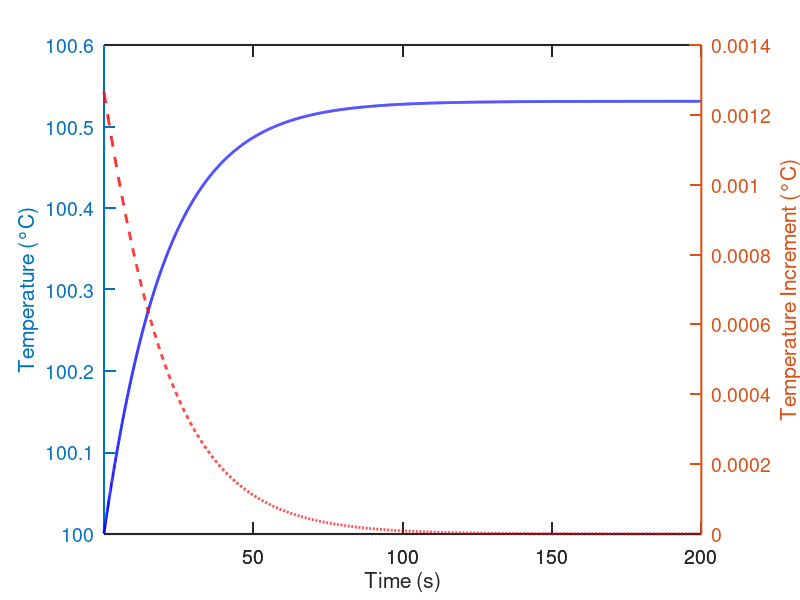

Source code (MATLAB):
#!/usr/bin/env -S octave --no-gui --quiet
set(0, "defaultfigurevisible", "off");  % hide figure window

T_initial = 100;
T_ambient = 25;

k         = 0.05;
dt        = 0.05;
t_end     = 200;

t    = 0 : dt : t_end;
T    = zeros(size(t));
dT   = zeros(size(t));
T(1) = T_initial;

for i = 1:length(t)-1
    %dTdt = -k * (T(i) - T_ambient);
    dTdt = -k * sin(T(i));
    dT(i+1) = dTdt * dt;
    T(i+1) = T(i) + dTdt * dt;
end

% Remove first element to match length
t(1) = [];
T(1) = [];
dT(1) = [];

[ax, h1, h2] = plotyy(t, T, t, dT); 

% Set styles
set(h1, 'LineStyle', '-',  'Color', 'b', 'LineWidth', 2);  % dT (blue)
set(h2, 'LineStyle', '--', 'Color', 'r', 'LineWidth', 2);  % T (red)

% Label axes
xlabel('Time (s)');
ylabel(ax(1), 'Temperature (°C)');
ylabel(ax(2), 'Temperature Increment (°C)');

% Format axes
set(ax, 'FontSize', 14, 'LineWidth', 1.5, 'TickLength', [0.02 0.02]);

% Save
print("cooling_curve.png", "-dpng");

